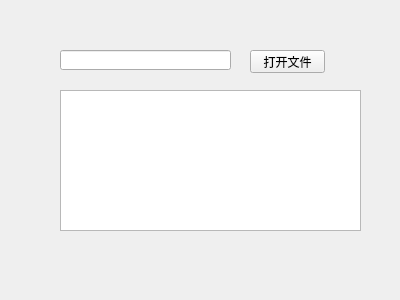
<?xml version="1.0" encoding="UTF-8"?>
<ui version="4.0">
 <class>Widget</class>
 <widget class="QWidget" name="Widget">
  <property name="geometry">
   <rect>
    <x>0</x>
    <y>0</y>
    <width>400</width>
    <height>300</height>
   </rect>
  </property>
  <property name="windowTitle">
   <string>Widget</string>
  </property>
  <widget class="QTextEdit" name="textEdit">
   <property name="geometry">
    <rect>
     <x>60</x>
     <y>90</y>
     <width>301</width>
     <height>141</height>
    </rect>
   </property>
  </widget>
  <widget class="QLineEdit" name="lineEdit">
   <property name="geometry">
    <rect>
     <x>60</x>
     <y>50</y>
     <width>171</width>
     <height>20</height>
    </rect>
   </property>
  </widget>
  <widget class="QPushButton" name="pushButton">
   <property name="geometry">
    <rect>
     <x>250</x>
     <y>50</y>
     <width>75</width>
     <height>23</height>
    </rect>
   </property>
   <property name="text">
    <string>打开文件</string>
   </property>
  </widget>
 </widget>
 <layoutdefault spacing="6" margin="11"/>
 <resources/>
 <connections/>
</ui>
